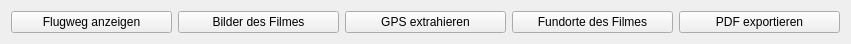
  <widget class="QWidget" name="layoutWidget">
   <property name="geometry">
    <rect>
     <x>10</x>
     <y>440</y>
     <width>851</width>
     <height>40</height>
    </rect>
   </property>
   <layout class="QHBoxLayout" name="uiBottomHorizontalLayout">
    <item>
     <widget class="QPushButton" name="uiShowFlightPathBtn">
      <property name="toolTip">
       <string>Flugweg des Filmes in QGIS anzeigen</string>
      </property>
      <property name="whatsThis">
       <string/>
      </property>
      <property name="text">
       <string>Flugweg anzeigen</string>
      </property>
      <property name="icon">
       <iconset resource="resource.qrc">
        <normaloff>:/plugins/APIS/icons/flightpath.png</normaloff>:/plugins/APIS/icons/flightpath.png</iconset>
      </property>
      <property name="iconSize">
       <size>
        <width>30</width>
        <height>30</height>
       </size>
      </property>
      <property name="autoDefault">
       <bool>false</bool>
      </property>
     </widget>
    </item>
    <item>
     <widget class="QPushButton" name="uiListImagesOfFilmBtn">
      <property name="text">
       <string>Bilder des Filmes</string>
      </property>
      <property name="icon">
       <iconset resource="resource.qrc">
        <normaloff>:/plugins/APIS/icons/images.png</normaloff>:/plugins/APIS/icons/images.png</iconset>
      </property>
      <property name="iconSize">
       <size>
        <width>30</width>
        <height>30</height>
       </size>
      </property>
      <property name="autoDefault">
       <bool>false</bool>
      </property>
     </widget>
    </item>
    <item>
     <widget class="QPushButton" name="uiExtractGpsFromImagesBtn">
      <property name="text">
       <string>GPS extrahieren</string>
      </property>
      <property name="icon">
       <iconset resource="resource.qrc">
        <normaloff>:/plugins/APIS/icons/gps_import.png</normaloff>:/plugins/APIS/icons/gps_import.png</iconset>
      </property>
      <property name="iconSize">
       <size>
        <width>30</width>
        <height>30</height>
       </size>
      </property>
      <property name="autoDefault">
       <bool>false</bool>
      </property>
     </widget>
    </item>
    <item>
     <widget class="QPushButton" name="uiListSitesOfFilmBtn">
      <property name="text">
       <string>Fundorte des Filmes</string>
      </property>
      <property name="icon">
       <iconset resource="resource.qrc">
        <normaloff>:/plugins/APIS/icons/site.png</normaloff>:/plugins/APIS/icons/site.png</iconset>
      </property>
      <property name="iconSize">
       <size>
        <width>30</width>
        <height>30</height>
       </size>
      </property>
      <property name="autoDefault">
       <bool>false</bool>
      </property>
     </widget>
    </item>
    <item>
     <widget class="QPushButton" name="uiExportPdfBtn">
      <property name="text">
       <string>PDF exportieren</string>
      </property>
      <property name="icon">
       <iconset resource="resource.qrc">
        <normaloff>:/plugins/APIS/icons/pdf_export.png</normaloff>:/plugins/APIS/icons/pdf_export.png</iconset>
      </property>
      <property name="iconSize">
       <size>
        <width>30</width>
        <height>30</height>
       </size>
      </property>
      <property name="autoDefault">
       <bool>false</bool>
      </property>
     </widget>
    </item>
   </layout>
  </widget>
